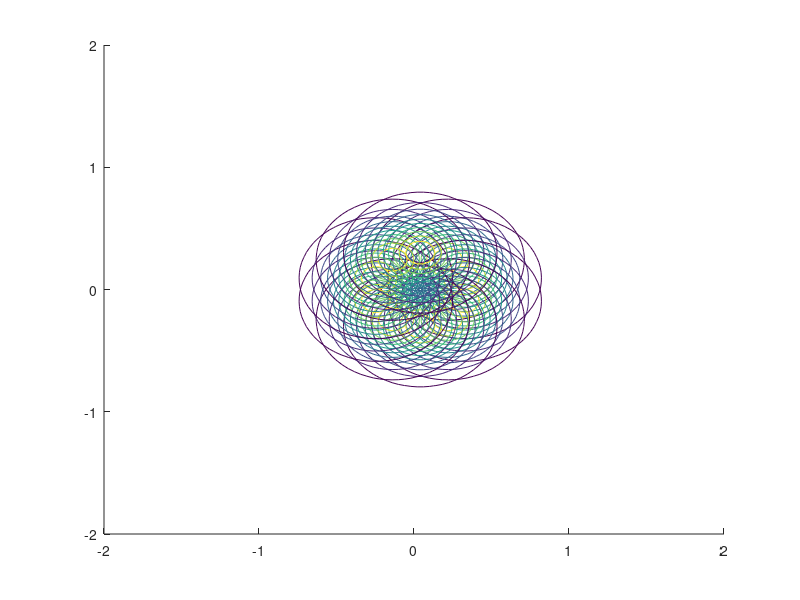
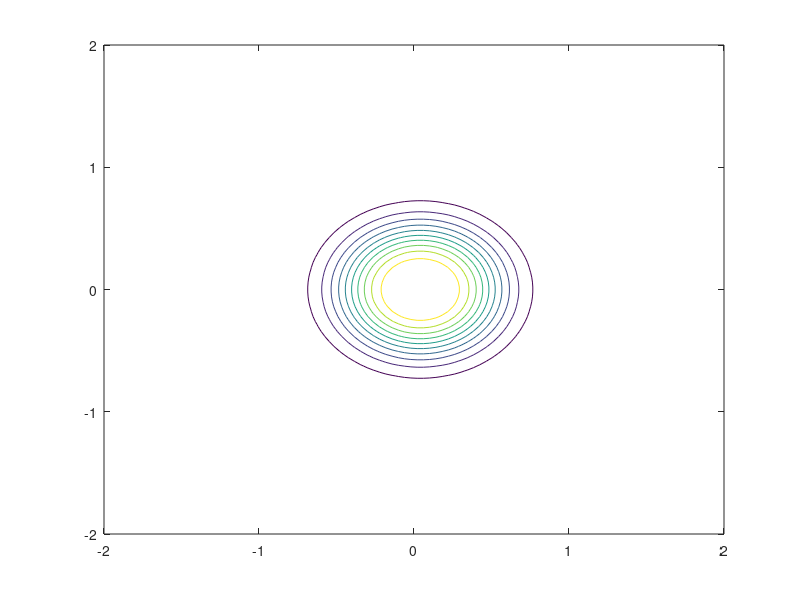
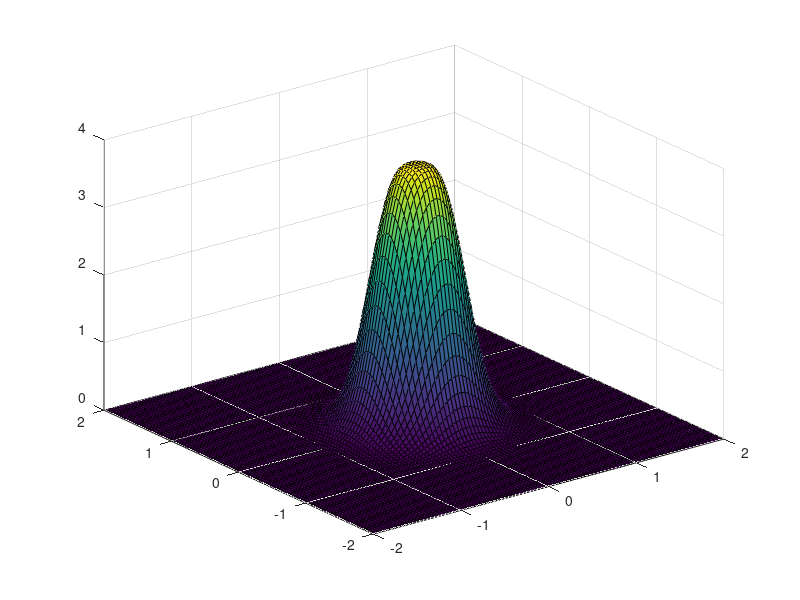
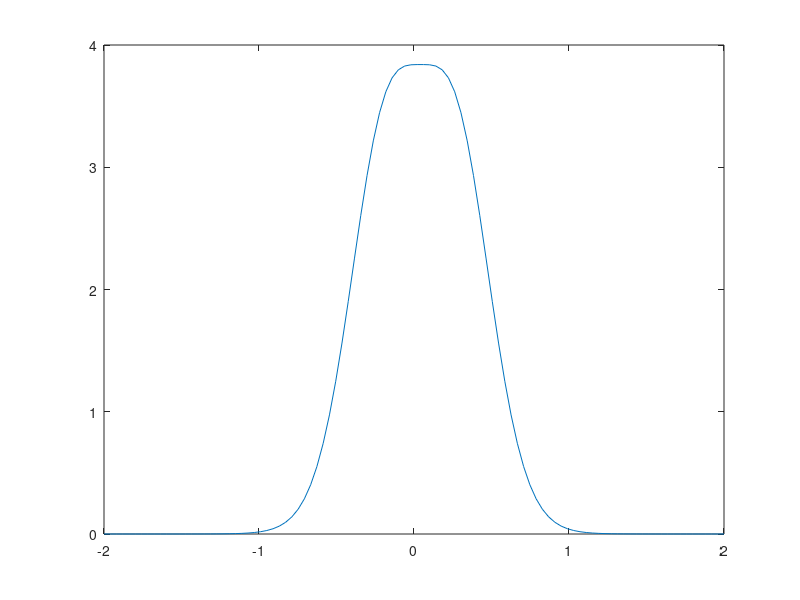

These figures' MATLAB source, in order:

Alt_Cam = 2.6;
Raio_Ar = 3;


theta = 30;

m = (-log(2))/log(cos(deg2rad(theta/2)));

N=10;
Dim = 100;

z = 1;
p = sqrt(2/(2+m))*z;



x = linspace(-2,2,Dim);
y = linspace(-2,2,Dim);


E0 = 1;

Ev = zeros(Dim,Dim);

e =  zeros(Dim,Dim);

for n=1:N
    for i=1:Dim
        for j=1:Dim
            E = (z^m)*E0*(((x(i)-p*cos(2*pi*n/N))^2)+((y(j)-p*sin(2*pi*n/N))^2)+z^2)^(-(m+2)/2);
            Ev(i,j) = E;
            E=0;
        end
    end
    
    e = [e Ev];
end

size(e)

e = e(:,Dim:(N+1)*Dim-1);

Ev = zeros(Dim,Dim);
figure(1)
hold on
for n=1:N
    
           
    Ev= Ev  + (e(:,n+(n-1)*(Dim-1):(n+(Dim-1))+(n-1)*(Dim-1)));
    
    contour(x,y,(e(:,n+(n-1)*(Dim-1):(n+(Dim-1))+(n-1)*(Dim-1))))
           
    
end

hold off

figure(2)
contour(x,y,Ev)

figure(3)
surf(x,y,Ev)

figure(4)
plot(y,Ev(Dim/2,:))








            
